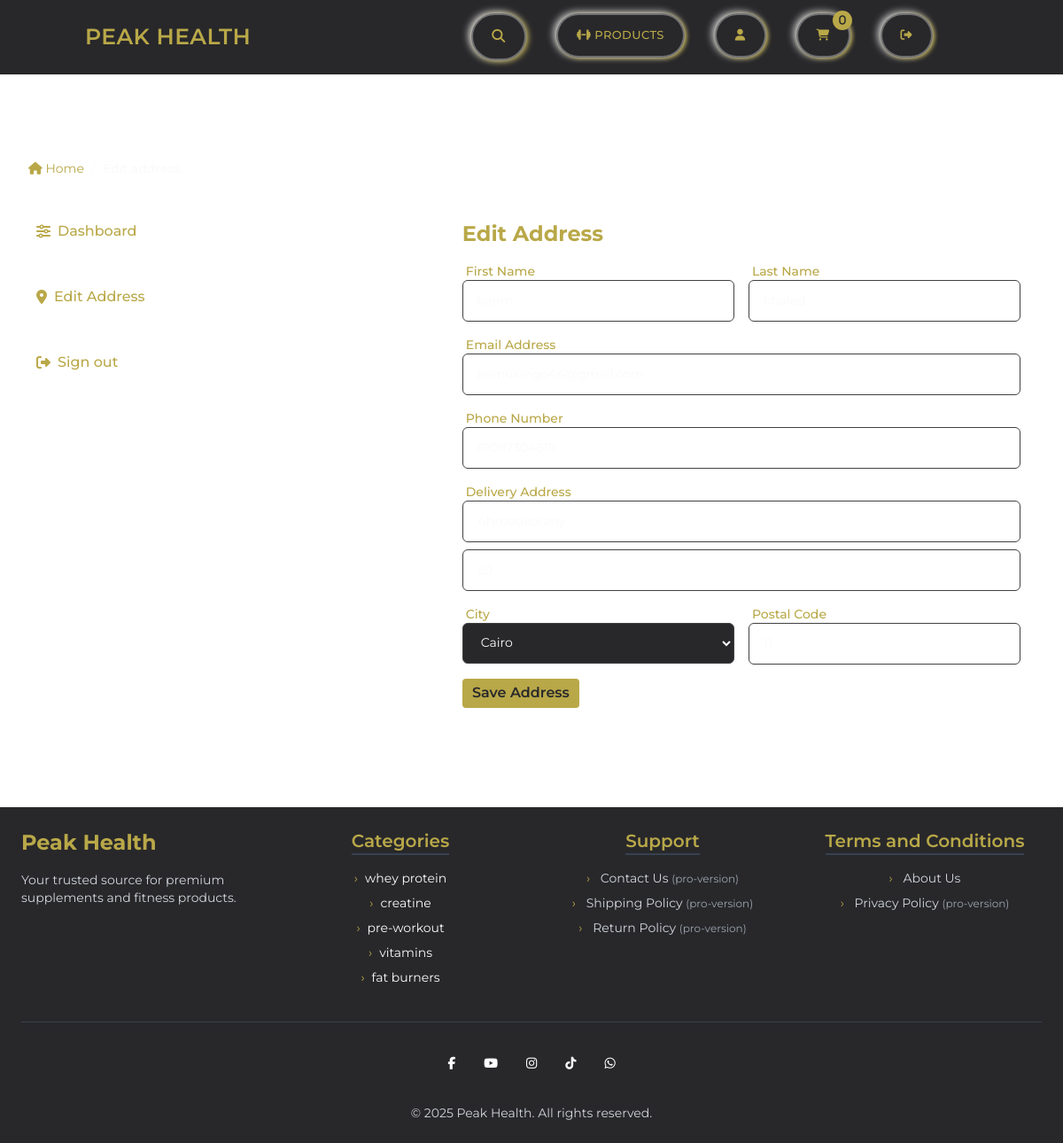
/dashboard/edit-address/1/ (signed in), run on the app's committed database.
### core/models.py (models this page shows, shortened)
class Address(models.Model):
    user=models.ForeignKey(User, on_delete=models.CASCADE, null=True, blank=True) #to show user who created the address
    first_name=models.CharField(max_length=100, blank=True, null=True)
    last_name=models.CharField(max_length=100, blank=True, null=True)
    email = models.EmailField(blank=True, null=True)  # Email field for the address
    phone=models.CharField(max_length=20, blank=True, null=True)
    street_address = models.CharField(max_length=255, blank=True, null=True)
    apartment = models.CharField(max_length=50, blank=True, null=True)
    status=models.BooleanField(default=False) #to show if the address is default or not
    postal_code = models.CharField(max_length=10, blank=True, null=True)
    city = models.CharField(max_length=100, choices=CITIES, default='Cairo', blank=True, null=True)  # Default city is Cairo
    created_at = models.DateTimeField(auto_now_add=True)
    class Meta:
        verbose_name_plural='addresses'

class Category(models.Model):
      cid= ShortUUIDField(primary_key=True)
      title=models.CharField(max_length=100)
      image=models.ImageField(upload_to='category')
      class Meta:
          verbose_name = "Category"
          verbose_name_plural = "Categories"

### core/views.py (the view)
# urls.py: path('dashboard/edit-address/<int:id>/', views.edit_address, name='edit-address'),
def edit_address(request, id):
    categories = Category.objects.all()
    address_instance = get_object_or_404(Address, id=id, user=request.user)
    if request.method == 'POST':
        edit_address_form = AddressForm(request.POST, instance=address_instance)
        if edit_address_form.is_valid():
            address = edit_address_form.save(commit=False)
            address.user = request.user
            address.save()
            messages.success(request, "Address updated successfully!")
            return redirect('core:dashboard')
    else:
        edit_address_form = AddressForm(instance=address_instance)
    context = {
        'categories': categories,
        'edit_address_form': edit_address_form,
    }
    return render(request, 'core/edit-address.html', context)

### core/forms.py
class AddressForm(forms.ModelForm):
    class Meta:
        model = Address
        fields = ['first_name', 'last_name',
                  'phone', 'email', 'street_address', 'apartment', 'city', 'postal_code']
        widgets = {
            'first_name': forms.TextInput(attrs={'class': 'form', 'placeholder': 'First name', 'required': 'required'}),
            'last_name': forms.TextInput(attrs={'class': 'form', 'placeholder': 'Last name', 'required': 'required'}),
            'phone': forms.TextInput(attrs={'class': 'form', 'placeholder': 'Phone', 'required': 'required'}),
            'email': forms.EmailInput(attrs={'class': 'form', 'placeholder': 'Email', 'required': 'required'}),
            'street_address': forms.TextInput(attrs={'class': 'form', 'placeholder': 'Street Address', 'required': 'required'}),
            'apartment': forms.TextInput(attrs={'class': 'form', 'placeholder': 'Apartment / Unit (optional)'}),
            'postal_code': forms.TextInput(attrs={'class': 'form', 'placeholder': 'Postal Code', 'required': 'required'}),
            'city': forms.Select(attrs={'class': 'select-form', 'required': 'required'}),
        }

### core/context_processors.py (called while the page is built)
def price_range_context(request):
    min_max_price = Product.objects.aggregate(Min('price'), Max('price'))
    return {
        'min_max_price': min_max_price,
      }

def cart_data(request):
    cart_data = request.session.get('cart_data_obj', {})
    return {'cart_data': cart_data}

### templates/core/edit-address.html (shortened to what this page needs)
{% extends 'partials/base.html' %}
{% load static %}
{% block content %}
  <div class="w-full max-w-screen-xl mx-auto px-4 my-20">
      <div class="p-4">
        <nav class="text-sm flex items-center gap-2 text-dark">
          <span class="text-gold"><i class="fas fa-home"></i> Home</span>
          <span class="text-light">/</span>
          <span class="font-medium text-light">Edit address</span>
        </nav>
      </div>
      <div class="flex flex-col lg:flex-row p-4 gap-8 items-start justify-center w-full">
        <div class="w-full lg:w-2/4 space-y-4 pr-0 lg:pr-4">
          <a href="{% url 'core:dashboard' %}"
            class="flex items-center gap-2 rounded-lg py-4 px-2 border border-white/30 text-gold font-medium
                    w-full text-left hover:bg-gold hover:text-dark transition-colors duration-200
                    box-border text-start">
              <i class="fas fa-sliders-h"></i> Dashboard
          </a>
          <button
            class="flex items-center gap-2 rounded-lg py-4 px-2 border border-white/30 text-gold font-medium w-full text-left hover:bg-gold hover:text-dark transition-colors duration-200">
            <i class="fas fa-map-marker-alt"></i> Edit Address
          </button>
          <a href="{% url 'userauths:sign-out' %}"
          class="flex items-center gap-2 rounded-lg py-4 px-2 bg-transparent border border-white/30 text-gold font-medium w-full text-left hover:bg-gold hover:text-dark transition-colors duration-200">
            <i class="fas fa-sign-out-alt"></i> Sign out
          </a>
        </div>
        <div class="w-full lg:w-3/4 p-4 border-t lg:border-t-0 lg:border-l border-white/30">
          <div id="address" class="section">
              <h2 class="text-2xl text-gold font-bold">Edit Address</h2>
            <form method="POST" class="space-y-4 mt-4">
              <div class="grid grid-cols-2 gap-4">
                <div>
                    <label class="block text-sm font-medium text-gold mx-1">First Name</label>
                    <div>
                      {{ edit_address_form.first_name }}
                    </div>
                </div>
                  <div>
                      <label class="block text-sm font-medium text-gold mx-1">Last Name</label>
                      <div>
                      {{ edit_address_form.last_name }}
                      </div>
                  </div>
              </div>
              <div>
                  <label class="block text-sm font-medium text-gold mx-1">Email Address</label>
                  <div>
                    {{ edit_address_form.email }}
                  </div>
              </div>
              <div>
                  <label class="block text-sm font-medium text-gold mx-1">Phone Number</label>
                  <div>
                    {{ edit_address_form.phone }}
                  </div>
              </div>
              <div>
                  <label class="block text-sm font-medium text-gold mx-1">Delivery Address</label>
                  <div>
                    {{ edit_address_form.street_address }}
                  </div>
                  <div class="mt-2">
                    {{ edit_address_form.apartment }}
                  </div>
              </div>
              <div class="grid grid-cols-2 gap-4">
                  <div>
                      <label class="block text-sm font-medium text-gold mx-1">City</label>
                      <div>
                        {{ edit_address_form.city }}
                      </div>
                  </div>
                  <div>
                      <label class="block text-sm font-medium text-gold mx-1">Postal Code</label>
                      <div>
                        {{ edit_address_form.postal_code }}
                      </div>
                  </div>
              </div>
              <button type="submit" class="btn">
                Save Address
              </button>
            </form>
          </div>
        </div>
      </div>
  </div>
{% endblock content %}

### templates/partials/base.html (shortened to what this page needs)
{% load static %}
<!DOCTYPE html>
<html lang="en">
<head>
    <link rel="stylesheet" href="https://cdn.jsdelivr.net/npm/nouislider@15.6.1/dist/nouislider.min.css">
    <link rel="stylesheet" href="{% static '/assets/css/global.css' %}" />
    <link rel="stylesheet" href="{% static '/assets/css/header.css' %}" />
    <link rel="stylesheet" href="{% static '/assets/css/products.css' %}" />
    <link rel="stylesheet" href="{% static '/assets/css/index.css' %}" />
    <link rel="stylesheet" href="{% static '/assets/css/output.css' %}" />
    <link
      rel="stylesheet"
      href="https://cdnjs.cloudflare.com/ajax/libs/font-awesome/6.7.2/css/all.min.css"
    />
</head>
<body>
    <header class="flex bg-dark p-4">
      <a href="{% url 'core:index' %}" class="logo">Peak Health</a>
      <ul>
        <li>
          <button id="openSearch" class="search">
            <i class="fa-solid fa-magnifying-glass"></i>
          </button>
        </li>
        <li class="relative group">
          <a href="{% url 'core:product-list'%}" class="products-link">
            <i class="fa-solid fa-dumbbell"></i> Products
          </a>
        </li>
        {% if request.user.is_authenticated %}
        <li class="relative group">
          <a href="{% url 'core:dashboard' %}" class="account">
            <i class="fa-solid fa-user"></i>
          </a>
        </li>
        {% endif %}
        <li class="relative group">
          <a href="{% url 'core:cart' %}" class="cart">
            <i class="fa-solid fa-cart-shopping cart-icon">
              <span id="cart-items-count" class="cart-number">{{ request.session.cart_data_obj|length }}</span>
            </i>
          </a>
        </li>
        {% if request.user.is_authenticated %}
        <li>
          <a href="{% url 'userauths:sign-out' %}" class="log-out"
            ><i class="fa-solid fa-right-from-bracket"></i
          ></a>
        </li>
        {% endif %}
      </ul>
    </header>
      {% block content %}
      {% endblock %}
    <footer class="bg-dark text-gray-300 py-6 px-6">
      <div class="max-w-7xl mx-auto grid grid-cols-1 sm:grid-cols-2 lg:grid-cols-4 gap-8">
        <div>
          <h2 class="text-2xl font-bold text-gold">Peak Health</h2>
          <p class="mt-4 text-sm">Your trusted source for premium supplements and fitness products.</p>
        </div>
        <div class="flex flex-col items-start sm:items-center ">
          <h3 class="text-xl text-gold font-semibold border-b-2 border-gray-700 mb-4">Categories</h3>
          <ul class="flex flex-col space-y-2 text-sm  items-start sm:items-center">
            {% for c in categories %}
            <li class="flex items-center">
              <span class="text-gold mr-2 text-bold">›</span>
              <a href="{% url 'core:category-product-list' c.cid %}" class="hover:text-gold text-light">
                {{ c.title }}
              </a>
            </li>
            {% endfor %}
          </ul>
        </div>
        <div class="flex flex-col  items-start sm:items-center">
          <h3 class="text-xl text-gold font-semibold  border-b-2 border-gray-700 mb-4">Support</h3>
          <ul class="flex flex-col space-y-2 text-sm  items-start sm:items-center">
            <li><a href="#" class="hover:text-gold">
              <span class="text-gold mr-2 text-bold">›</span>
              Contact Us <span class="text-xs text-gray-400">(pro-version)</span></a></li>
            <li><a href="#" class="hover:text-gold">
            <span class="text-gold mr-2 text-bold">›</span>
              Shipping Policy <span class="text-xs text-gray-400">(pro-version)</span></a></li>
            <li><a href="#" class="hover:text-gold">
            <span class="text-gold mr-2 text-bold">›</span>
              Return Policy <span class="text-xs text-gray-400">(pro-version)</span></a></li>
          </ul>
        </div>
        <div class="flex flex-col  items-start sm:items-center">
          <h3 class="text-xl text-gold font-semibold  border-b-2 border-gray-700 mb-4">Terms and Conditions</h3>
          <ul class="flex flex-col space-y-2 text-sm  items-start sm:items-center">
            <li><a href="{% url 'core:about-us' %}" class="hover:text-gold">
            <span class="text-gold mr-2 text-bold">›</span>
              About Us</a></li>
            <li><a href="#" class="hover:text-gold">
            <span class="text-gold mr-2 text-bold">›</span>
              Privacy Policy <span class="text-xs text-gray-400">(pro-version)</span></a></li>
          </ul>
        </div>
      </div>
      <div class="border-t border-gray-700 mt-10 pt-6 flex flex-col
        items-center text-sm">
        <div class="mb-6 flex  space-x-2">
          <a href="#!" class="rounded-full bg-transparent p-3 text-white hover:bg-gold transition">
            <i class="fab fa-facebook-f"></i>
          </a>
          <a href="#!" class="rounded-full bg-transparent p-3 text-white hover:bg-gold transition">
            <i class="fa-brands fa-youtube"></i>
          </a>
          <a href="#!" class="rounded-full bg-transparent p-3 text-white hover:bg-gold transition">
            <i class="fab fa-instagram"></i>
          </a>
          <a href="#!" class="rounded-full bg-transparent p-3 text-white hover:bg-gold transition">
            <i class="fa-brands fa-tiktok"></i>
          </a>
          <a href="#!" class="rounded-full bg-transparent p-3 text-white hover:bg-gold transition">
            <i class="fa-brands fa-whatsapp"></i>
          </a>
        </div>
        <p>&copy; 2025 Peak Health. All rights reserved.</p>
      </div>
    </footer>
</body>
</html>

### static/assets/css/global.css (style rules this page uses)
.flex { display: flex; align-items: center; }
* { margin: 0; padding: 0; }
html { font-family: "Montserrat", serif !important; box-sizing: border-box; scrollbar-color: #b9a848 #28282B; scroll-behavior: smooth; }
*, *:before, *:after { box-sizing: inherit; }
a,button { cursor: pointer; display: inline-block; }
li { list-style: none; }
.btn { background-color: #b9a848; color: #28282B; font-size: 1rem; font-weight: 600; padding-left: 0.7rem; padding-right: 0.7rem; padding-top: 0.30rem; padding-bottom: 0.30rem; border-radius: 0.25rem; }
.form { padding: 0.75rem 1rem; background-color: transparent; width: 100%; color: #F9FAFB; font-size: 0.875rem; border: 1px solid #414141; border-radius: 0.375rem; }
.select-form { padding: 0.75rem 1rem; background-color: #28282B; width: 100%; color: #F9FAFB; font-size: 0.875rem; border: 1px solid #414141; border-radius: 0.375rem; }

### static/assets/css/header.css (style rules this page uses)
header.flex { justify-content: space-between; flex-wrap: wrap; padding-inline: 8%; padding-top: 15px; font-size: 20px; }
.search { font-size: 15px; font-weight: 500; text-transform: uppercase; letter-spacing: 0.4px; color: #b9a848; background-color: #28282B; border: 2px solid #ffffff55; border-radius: 40px; padding: 13px 21px 13px 21px; transform: translate(0px, 0px) rotate(0deg); transition: 0.2s; box-shadow: -3px -1.5px 9px #ffffffcc, 2px 1px 7px #b9a848; }
.cart { position: relative; background-color: #28282B; box-shadow: 2px 2px 10px rgba(0, 0, 0, 0.137); border: 2px solid #ffffff55; border-radius: 50%; padding-inline: 15px; }
.cart-number { position: absolute; top: 0.4rem; right: 0.4rem; background-color: #b9a848; color: #28282B; border-radius: 50%; padding: 5px 7px; font-size: 12px; transform: translate(50%, -50%); }
ul { display: flex; }
li { margin-inline: 17px; }
li .sign_in-register, li .cart, li .log-out, li .products-link, li .account, #menuToggle { font-size: 13px; font-weight: 500; text-transform: uppercase; letter-spacing: 0.4px; color: #b9a848; background-color: #28282B; border: 2px solid #ffffff55; border-radius: 40px; padding: 13px 21px 13px 21px; transform: translate(0px, 0px) rotate(0deg); transition: 0.2s; box-shadow: -3px -1.5px 9px #ffffffcc, 2px 1px 5px #b9a848; }
.logo { font-size: 25px; font-weight: 600; color: #b9a848; text-transform: uppercase; letter-spacing: 0.4px; }

### static/assets/css/index.css (style rules this page uses)
body { background-image: url('/static/assets/img/flat background.jpg') ; background-size: cover; background-repeat: no-repeat; background-attachment: fixed; }

### data on the page
Address: first_name "karim", last_name "khaled", email "kemokingo44@gmail.com", phone "01097304619", street_address "Ahmedkorany", apartment "20", city "Cairo", postal_code "11"
Category: title "whey protein"
Category: title "creatine"
Category: title "pre-workout"
Category: title "vitamins"
Category: title "fat burners"

### other printed values
{{ request.session.cart_data_obj|length }} "0"
